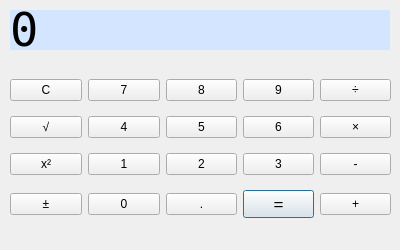
<?xml version="1.0" encoding="UTF-8"?>
<ui version="4.0">
 <class>Calculator</class>
 <widget class="QMainWindow" name="Calculator">
  <property name="geometry">
   <rect>
    <x>0</x>
    <y>0</y>
    <width>400</width>
    <height>250</height>
   </rect>
  </property>
  <property name="minimumSize">
   <size>
    <width>400</width>
    <height>250</height>
   </size>
  </property>
  <property name="maximumSize">
   <size>
    <width>400</width>
    <height>250</height>
   </size>
  </property>
  <property name="windowTitle">
   <string>Calculator</string>
  </property>
  <widget class="QWidget" name="centralwidget">
   <widget class="QLabel" name="label">
    <property name="geometry">
     <rect>
      <x>10</x>
      <y>10</y>
      <width>380</width>
      <height>40</height>
     </rect>
    </property>
    <property name="sizePolicy">
     <sizepolicy hsizetype="Preferred" vsizetype="Preferred">
      <horstretch>0</horstretch>
      <verstretch>0</verstretch>
     </sizepolicy>
    </property>
    <property name="maximumSize">
     <size>
      <width>380</width>
      <height>40</height>
     </size>
    </property>
    <property name="font">
     <font>
      <family>Inconsolata</family>
      <pointsize>35</pointsize>
      <kerning>true</kerning>
     </font>
    </property>
    <property name="layoutDirection">
     <enum>Qt::LeftToRight</enum>
    </property>
    <property name="styleSheet">
     <string notr="true">background-color: rgb(211, 229, 255);
qproperty-alignment: AlignRight;</string>
    </property>
    <property name="text">
     <string>0</string>
    </property>
   </widget>
   <widget class="QWidget" name="gridLayoutWidget">
    <property name="geometry">
     <rect>
      <x>10</x>
      <y>70</y>
      <width>381</width>
      <height>161</height>
     </rect>
    </property>
    <layout class="QGridLayout" name="gridLayout">
     <property name="sizeConstraint">
      <enum>QLayout::SetDefaultConstraint</enum>
     </property>
     <item row="3" column="2">
      <widget class="QPushButton" name="pushButton_0">
       <property name="text">
        <string>0</string>
       </property>
      </widget>
     </item>
     <item row="2" column="2">
      <widget class="QPushButton" name="pushButton_1">
       <property name="text">
        <string>1</string>
       </property>
      </widget>
     </item>
     <item row="2" column="3">
      <widget class="QPushButton" name="pushButton_2">
       <property name="text">
        <string>2</string>
       </property>
      </widget>
     </item>
     <item row="2" column="4">
      <widget class="QPushButton" name="pushButton_3">
       <property name="text">
        <string>3</string>
       </property>
      </widget>
     </item>
     <item row="1" column="2">
      <widget class="QPushButton" name="pushButton_4">
       <property name="text">
        <string>4</string>
       </property>
      </widget>
     </item>
     <item row="1" column="3">
      <widget class="QPushButton" name="pushButton_5">
       <property name="text">
        <string>5</string>
       </property>
      </widget>
     </item>
     <item row="1" column="4">
      <widget class="QPushButton" name="pushButton_6">
       <property name="text">
        <string>6</string>
       </property>
      </widget>
     </item>
     <item row="0" column="2">
      <widget class="QPushButton" name="pushButton_7">
       <property name="text">
        <string>7</string>
       </property>
      </widget>
     </item>
     <item row="0" column="3">
      <widget class="QPushButton" name="pushButton_8">
       <property name="text">
        <string>8</string>
       </property>
      </widget>
     </item>
     <item row="0" column="4">
      <widget class="QPushButton" name="pushButton_9">
       <property name="text">
        <string>9</string>
       </property>
      </widget>
     </item>
     <item row="3" column="0">
      <widget class="QPushButton" name="pushButton_sign">
       <property name="text">
        <string>±</string>
       </property>
      </widget>
     </item>
     <item row="3" column="6">
      <widget class="QPushButton" name="pushButton_add">
       <property name="text">
        <string>+</string>
       </property>
      </widget>
     </item>
     <item row="2" column="6">
      <widget class="QPushButton" name="pushButton_sub">
       <property name="text">
        <string>-</string>
       </property>
      </widget>
     </item>
     <item row="1" column="6">
      <widget class="QPushButton" name="pushButton_mul">
       <property name="text">
        <string>×</string>
       </property>
      </widget>
     </item>
     <item row="0" column="6">
      <widget class="QPushButton" name="pushButton_div">
       <property name="text">
        <string>÷</string>
       </property>
      </widget>
     </item>
     <item row="1" column="0">
      <widget class="QPushButton" name="pushButton_sqrt">
       <property name="text">
        <string>√</string>
       </property>
      </widget>
     </item>
     <item row="2" column="0">
      <widget class="QPushButton" name="pushButton_sqr">
       <property name="text">
        <string>x²</string>
       </property>
      </widget>
     </item>
     <item row="0" column="0">
      <widget class="QPushButton" name="pushButton_clear">
       <property name="text">
        <string>C</string>
       </property>
      </widget>
     </item>
     <item row="3" column="3">
      <widget class="QPushButton" name="pushButton_dot">
       <property name="text">
        <string>.</string>
       </property>
      </widget>
     </item>
     <item row="3" column="4">
      <widget class="QPushButton" name="pushButton_equal">
       <property name="font">
        <font>
         <pointsize>13</pointsize>
        </font>
       </property>
       <property name="text">
        <string>=</string>
       </property>
       <property name="autoDefault">
        <bool>false</bool>
       </property>
       <property name="default">
        <bool>true</bool>
       </property>
       <property name="flat">
        <bool>false</bool>
       </property>
      </widget>
     </item>
     <item row="3" column="1">
      <spacer name="horizontalSpacer_2">
       <property name="orientation">
        <enum>Qt::Horizontal</enum>
       </property>
       <property name="sizeHint" stdset="0">
        <size>
         <width>40</width>
         <height>20</height>
        </size>
       </property>
      </spacer>
     </item>
     <item row="3" column="5">
      <spacer name="horizontalSpacer">
       <property name="orientation">
        <enum>Qt::Horizontal</enum>
       </property>
       <property name="sizeHint" stdset="0">
        <size>
         <width>0</width>
         <height>0</height>
        </size>
       </property>
      </spacer>
     </item>
    </layout>
   </widget>
  </widget>
  <action name="actionN_ew">
   <property name="text">
    <string>N&amp;ew</string>
   </property>
  </action>
 </widget>
 <resources/>
 <connections/>
</ui>
